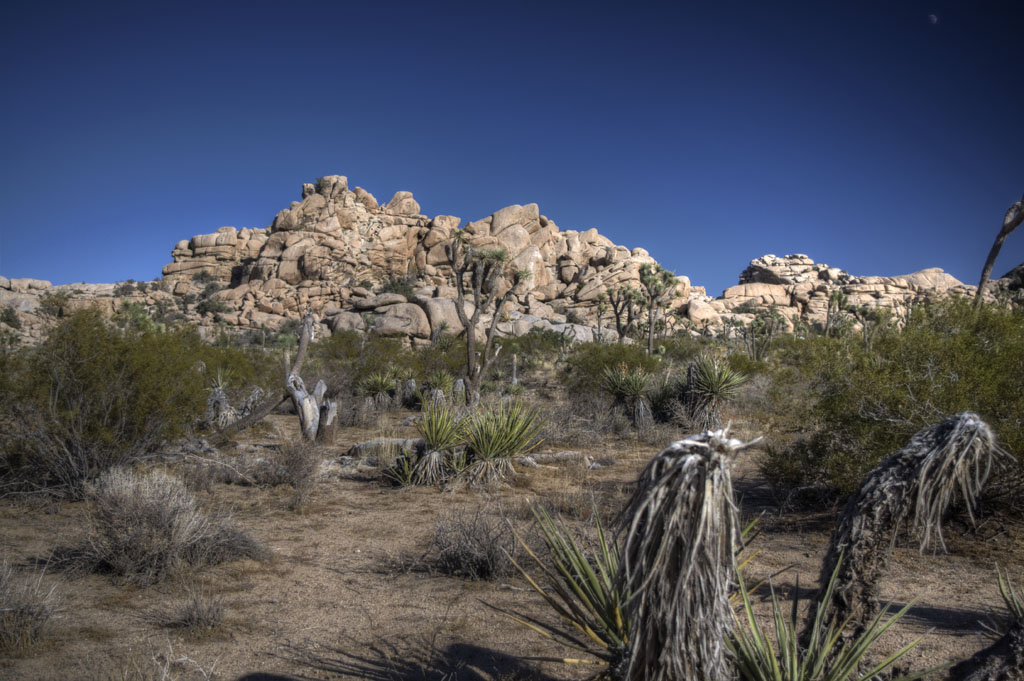
//> input picture Labs/13-Panorama_stitching/IMGP1.jpg, 1024 x 681 px
$ ./hough_transform ../../Labs/13-Panorama_stitching/IMGP1.jpg   (built with g++ and OpenCV 4)
//> lines starting //> are read from the running program, lines starting //| are printed output that depends on the picture; after the words box and inside, x2 and y2 are one past the last pixel; in counts of white or black regions, pixels touching at a corner belong together
/*

 Copyright (c) 2020, Dr Franck P. Vidal (f.vidal@bangor.ac.uk),
 http://www.fpvidal.net/
 All rights reserved.

 Redistribution and use in source and binary forms, with or without modification,
 are permitted provided that the following conditions are met:

 1. Redistributions of source code must retain the above copyright notice,
 this list of conditions and the following disclaimer.

 2. Redistributions in binary form must reproduce the above copyright notice,
 this list of conditions and the following disclaimer in the documentation and/or
 other materials provided with the distribution.

 3. Neither the name of the Bangor University nor the names of its contributors
 may be used to endorse or promote products derived from this software without
 specific prior written permission.

 THIS SOFTWARE IS PROVIDED BY THE COPYRIGHT HOLDERS AND CONTRIBUTORS "AS IS" AND
 ANY EXPRESS OR IMPLIED WARRANTIES, INCLUDING, BUT NOT LIMITED TO,
 THE IMPLIED WARRANTIES OF MERCHANTABILITY AND FITNESS FOR A PARTICULAR PURPOSE
 ARE DISCLAIMED. IN NO EVENT SHALL THE COPYRIGHT HOLDER OR CONTRIBUTORS BE LIABLE
 FOR ANY DIRECT, INDIRECT, INCIDENTAL, SPECIAL, EXEMPLARY, OR CONSEQUENTIAL
 DAMAGES (INCLUDING, BUT NOT LIMITED TO, PROCUREMENT OF SUBSTITUTE GOODS OR
 SERVICES; LOSS OF USE, DATA, OR PROFITS; OR BUSINESS INTERRUPTION) HOWEVER
 CAUSED AND ON ANY THEORY OF LIABILITY, WHETHER IN CONTRACT, STRICT LIABILITY,
 OR TORT (INCLUDING NEGLIGENCE OR OTHERWISE) ARISING IN ANY WAY OUT OF THE USE OF
 THIS SOFTWARE, EVEN IF ADVISED OF THE POSSIBILITY OF SUCH DAMAGE.

*/


/**
 ********************************************************************************
 *
 *   @file       hoguh_transform.cxx
 *
 *   @brief      Demo program to show how to implement the Hough transform.
 *
 *   @version    1.0
 *
 *   @date       06/02/2020
 *
 *   @author     Dr Franck P. Vidal
 *
 *   @section    License
 *               BSD 3-Clause License.
 *
 *               For details on use and redistribution please refer
 *               to http://opensource.org/licenses/BSD-3-Clause
 *
 *   @section    Copyright
 *               (c) by Dr Franck P. Vidal (f.vidal@bangor.ac.uk),
 *               http://www.fpvidal.net/, Feb 2020 2020, version 1.0,
 *               BSD 3-Clause License
 *
 ********************************************************************************
 */


//******************************************************************************
//  Include
//******************************************************************************

// Header for cout and cerr (display some text in the console)
#include <iostream>

// C++ strings
#include <string>

// C++ exceptions
#include <exception>

// Headers for OpenCV
#include <opencv2/core/core.hpp>
#include <opencv2/highgui/highgui.hpp>
#include <opencv2/opencv.hpp>
#include "opencv2/imgproc/imgproc.hpp"


//******************************************************************************
//  Name spaces
//******************************************************************************

using namespace cv;
using namespace std;


//******************************************************************************
//  Function declarations
//******************************************************************************

double deg2rad(double anAngleInDegrees);

// Callback function for the threshold trackbar
void thresholdCallback(int, void*);

Mat houghTransform(const Mat& anInputImage,
                   int aCannyThreshold);

Mat drawLines(const Mat& anImage,
              const Mat& anAccumulator,
              double aHoughThreshold,
              int aLineWidth = 1,
              const Scalar& aLineColour = Scalar(0, 0, 255));


//******************************************************************************
//  Global variables
//******************************************************************************

int g_canny_low_threshold = 60;
int g_hough_low_threshold = 60;
const int g_max_low_threshold = 100;
const int g_ratio = 3;
const int g_kernel_size = 3;

Mat g_input_RGB_image;
Mat g_input_luminance_image;
Mat g_accumulator_image;


//-----------------------------
int main(int argc, char** argv)
//-----------------------------
{
    try
    {
        // Check the number of command line arguments
        if (argc != 2)
        {
            throw "Invalid number of command line arguments";
        }

        // Read the image
        g_input_RGB_image = imread(argv[1], CV_LOAD_IMAGE_COLOR);
//> g_input_RGB_image is the input picture: 681 rows x 1024 cols, CV_8UC3; mean B, G, R 92.4, 81.8, 79.2

        // Check for invalid input
        if (!g_input_RGB_image.data)
        {
            throw "Could not open or find the image";
        }

        // Create windows
        namedWindow("input RGB image", CV_WINDOW_AUTOSIZE);
        namedWindow("input luminance image", CV_WINDOW_AUTOSIZE);
        namedWindow("edge image", CV_WINDOW_AUTOSIZE);
        namedWindow("accumulator image", CV_WINDOW_AUTOSIZE);
        namedWindow("image with lines", CV_WINDOW_AUTOSIZE);

        // Create a slider in edge image
        createTrackbar("Min Canny Threshold:",
                       "edge image",
                       &g_canny_low_threshold,
                       g_max_low_threshold,
                       thresholdCallback);

        // Create a slider in edge image
        createTrackbar("Min Hough Threshold:",
                       "image with lines",
                       &g_hough_low_threshold,
                       g_max_low_threshold,
                       thresholdCallback);

        // The image is not a greyscale image, convert it
        cvtColor(g_input_RGB_image, g_input_luminance_image, CV_RGB2GRAY);
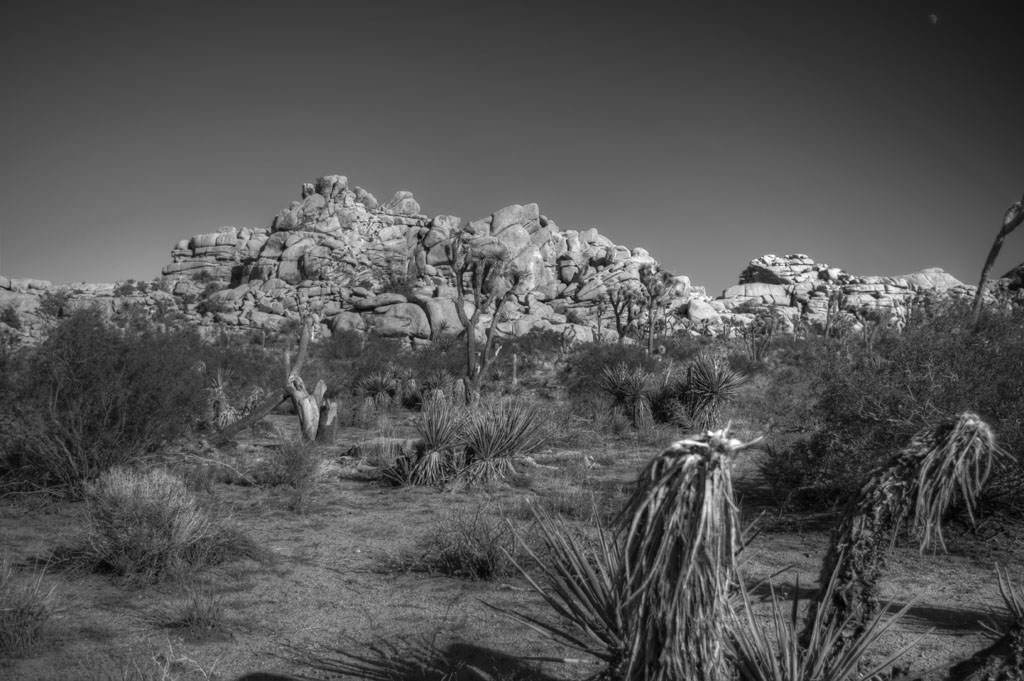
//> g_input_luminance_image: 681 rows x 1024 cols, CV_8UC1; min 0, max 255, mean 84.7

        // Show our images
        imshow ("input RGB image", g_input_RGB_image);
        imshow ("input luminance image", g_input_luminance_image);

        // Run the Hough transform at least once
        thresholdCallback(0, 0);

        // Event loop
        char key = 0;
        while(key != 'q' && key != 27)
        {
            key = cv::waitKey(0);
        }
    }
    // There was an error
    catch (const std::exception& error)
    {
        std::cerr << "ERROR:\t" << error.what() << std::endl;
        return 1;
    }
    catch (const std::string& error)
    {
        std::cerr << "ERROR:\t" << error << std::endl;
        return 1;
    }
    catch (const char* error)
    {
        std::cerr << "ERROR:\t" << error << std::endl;
        return 1;
    }

    return 0;
}


//--------------------------------------------
inline double deg2rad(double anAngleInDegrees)
//--------------------------------------------
{
    return anAngleInDegrees * M_PI / 180.0;
}


//--------------------------------
void thresholdCallback(int, void*)
//--------------------------------
{
    g_accumulator_image = houghTransform(g_input_luminance_image, g_canny_low_threshold);

    Mat normalised_accumulator;
    normalize(g_accumulator_image, normalised_accumulator, 0, 255, NORM_MINMAX);
    imshow("accumulator image", normalised_accumulator);

    // Linear interpolation
    // Get tne min and max in the accumulator
    double min_value, max_value;
    cv::minMaxLoc(g_accumulator_image, &min_value, &max_value, 0, 0);
    double hough_threshold = min_value + (max_value - min_value) * (double(g_hough_low_threshold) / g_max_low_threshold);

    Mat image_with_lines = drawLines(g_input_RGB_image, g_accumulator_image, hough_threshold, 4);
    imshow("image with lines", image_with_lines);
}


//-----------------------------------------
Mat houghTransform(const Mat& anInputImage,
                   int aCannyThreshold)
//-----------------------------------------
{
//> called with aCannyThreshold = 60
    Mat blurred_image;
    blur( g_input_luminance_image, blurred_image, Size(3,3) );

    Mat edge_image;
    Canny(blurred_image,
          edge_image,
          aCannyThreshold,
          aCannyThreshold * g_ratio,
          g_kernel_size);
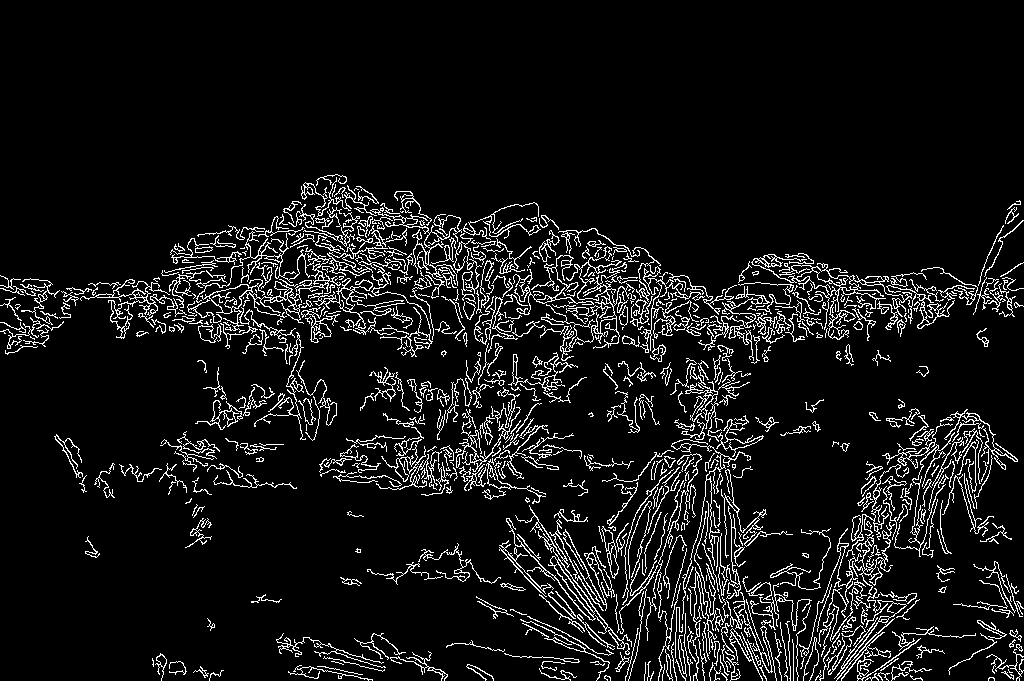
//> edge_image: 681 rows x 1024 cols, CV_8UC1; 8.1% white in thin lines or dots, all inside (x1, y1, x2, y2) = (0, 174, 1024, 681)

    imshow("edge image", edge_image);

    int width  = 180;
    double diagonal = sqrt(edge_image.cols * edge_image.cols + edge_image.rows * edge_image.rows);
//> diagonal = 1229.8
    int height = floor(2.0 * diagonal);
//> height = 2459
    double half_height = height / 2.0;
//> half_height = 1229.5
    Mat accumulator(height, width, CV_8U, Scalar(0));

    // Process all the pixels of the edge image
    for (int j = 0; j < edge_image.rows; ++j)
    {
        for (int i = 0; i < edge_image.cols; ++i)
        {
            // The pixel is on an edge
            if (edge_image.at<unsigned char>(i, j) > 0)
            {
                // Process all the angles
                for (int theta = 0; theta <= 180; ++theta)
                {
                    double angle = deg2rad(theta);
                    double r = i * cos(angle) + j * sin(angle);

                    int v = floor(r + half_height);
                    //cout << theta << " " << v << " " << accumulator.cols << "x" << accumulator.rows << endl;
                    accumulator.at<unsigned char>(v, theta) += 1;
                }
            }
        }
    }
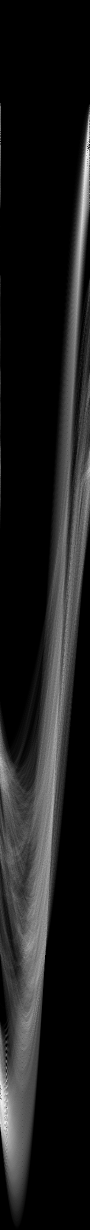
//> accumulator: 2459 rows x 180 cols, CV_8UC1 (shown at 1/2 size); min 0, max 255, mean 28.8
//> in thresholdCallback, `cv::minMaxLoc(g_accumulator_image, &min_value, &max_value, 0, 0);`: min_value = 0; max_value = 255
//> in thresholdCallback, `double hough_threshold = min_value + (max_value - min_value) * (double..`: hough_threshold = 153

    return accumulator;
}


//--------------------------------------
Mat drawLines(const Mat& anImage,
              const Mat& anAccumulator,
              double aHoughThreshold,
              int aLineWidth,
              const Scalar& aLineColour)
//--------------------------------------
{
//> called with aHoughThreshold = 153, aLineWidth = 4, aLineColour = Scalar(0, 0, 255)
    // Copy the input image into the output image
    Mat output = anImage.clone();

    // Process all the pixels of the accumulator image
    for (int j = 0; j < anAccumulator.rows; ++j)
    {
        for (int i = 0; i < anAccumulator.cols; ++i)
        {
            // The pixel value in the accumulator is greater than the threshold
            // Display the corresponding line
            if (anAccumulator.at<unsigned char>(j, i) > aHoughThreshold)
            {
                // The pixel location
                Point location(i, j);

                // The two corners of the image
                Point pt1(               0, 0);
                Point pt2(anImage.cols - 1, anImage.rows - 1);

                // Get theta in radian
                double theta = deg2rad(location.x);

                // Get r
                double r = location.y;
                r -= anAccumulator.rows / 2.0;

                // How to retrieve the line from theta and r:
                //      x = (r - y * sin(theta)) / cos(theta);
                //      y = (r - x * cos(theta)) / sin(theta);

                // sin(theta) != 0
                if (location.x != 0 && location.x != 180)
                {
                    pt1.x = (r - pt1.y * cos(theta)) / sin(theta);
                    pt2.x = (r - pt2.y * cos(theta)) / sin(theta);
                }
                // sin(theta) == 0 && cos(theta) != 0
                else
                {
                    pt1.y = (r - pt1.x * sin(theta)) / cos(theta);
                    pt2.y = (r - pt2.x * sin(theta)) / cos(theta);
                }

                // Draw the line
                line(output, pt1, pt2, aLineColour, aLineWidth);
            }
        }
    }
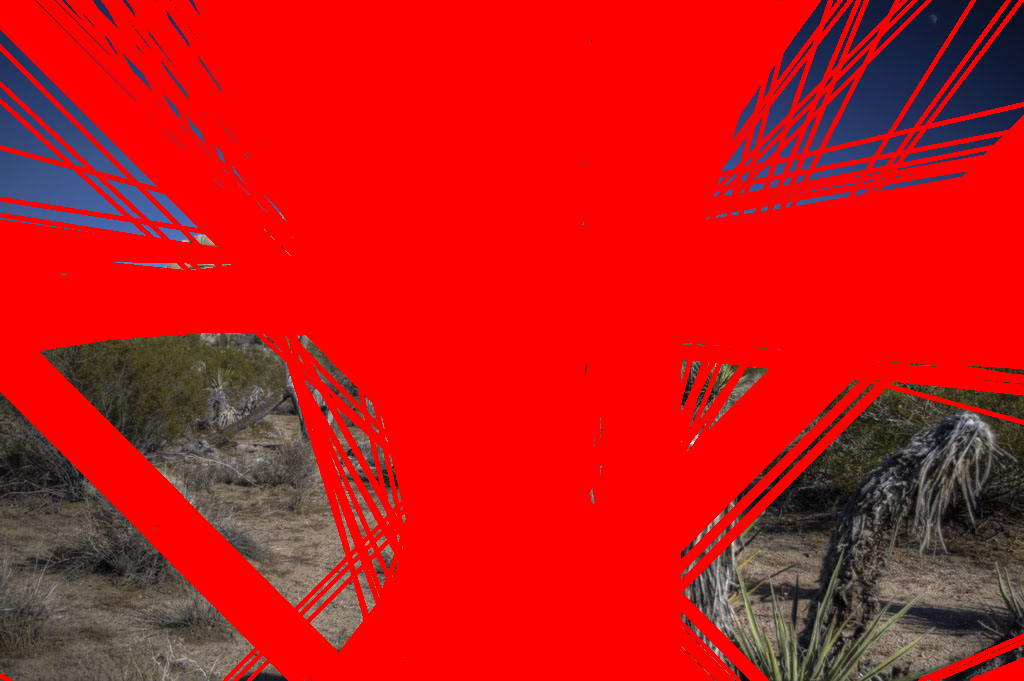
//> output: 681 rows x 1024 cols, CV_8UC3; mean B, G, R 22.8, 22.3, 198.9
//> the 'q' key is pressed

    return output;
}

$ run again, on Labs/13-Panorama_stitching/right-1.jpg
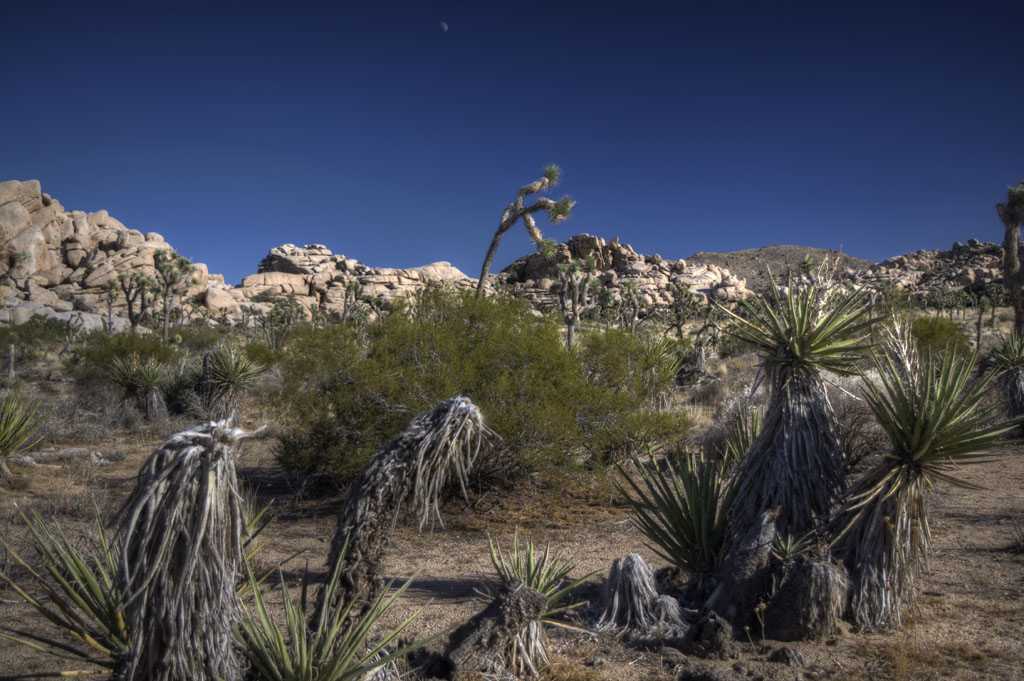
//> input picture Labs/13-Panorama_stitching/right-1.jpg, 1024 x 681 px
//> g_input_RGB_image is the input picture: 681 rows x 1024 cols, CV_8UC3; mean B, G, R 81.9, 72.4, 70.2
//> edge_image: 681 rows x 1024 cols, CV_8UC1; 9.4% white in thin lines or dots, all inside (x1, y1, x2, y2) = (0, 176, 1024, 681)
//> after the loop in houghTransform, `for (int j = 0; j < edge_image.rows; ++j)`:
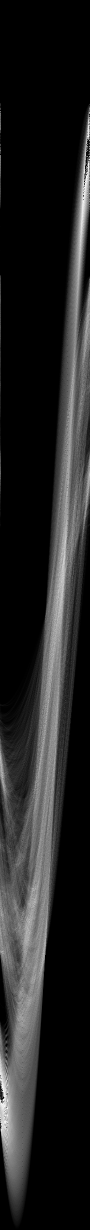
//> accumulator: 2459 rows x 180 cols, CV_8UC1 (shown at 1/2 size); min 0, max 255, mean 34.6
//> min_value = 0; max_value = 255
//> hough_threshold = 153
//> after the loop in drawLines, `for (int j = 0; j < anAccumulator.rows; ++j)`:
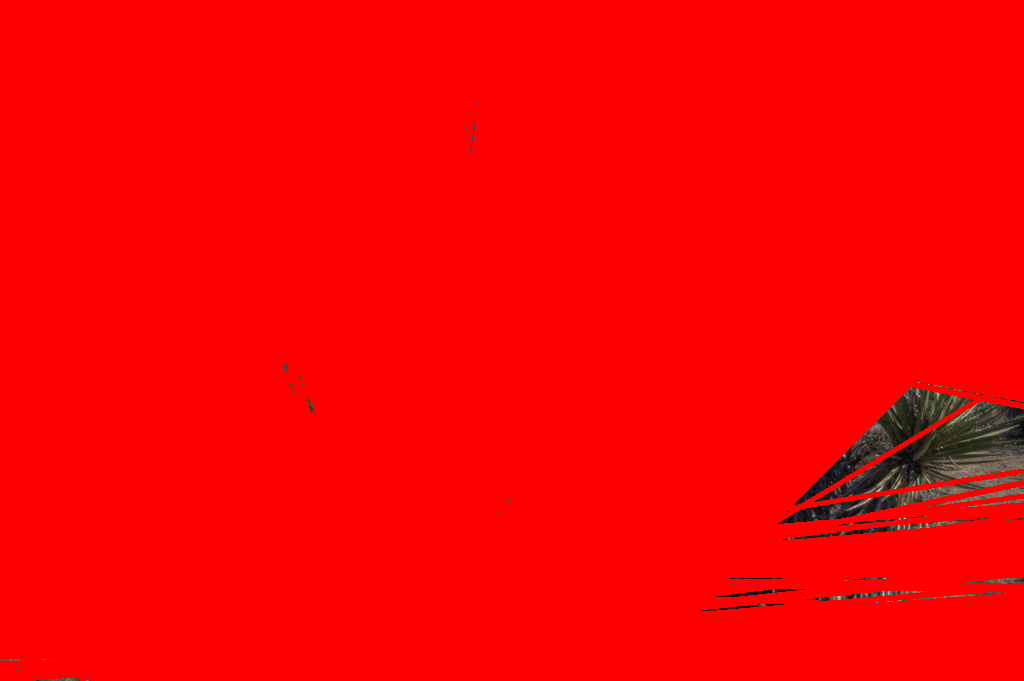
//> output: 681 rows x 1024 cols, CV_8UC3; mean B, G, R 1.5, 1.7, 249.6
